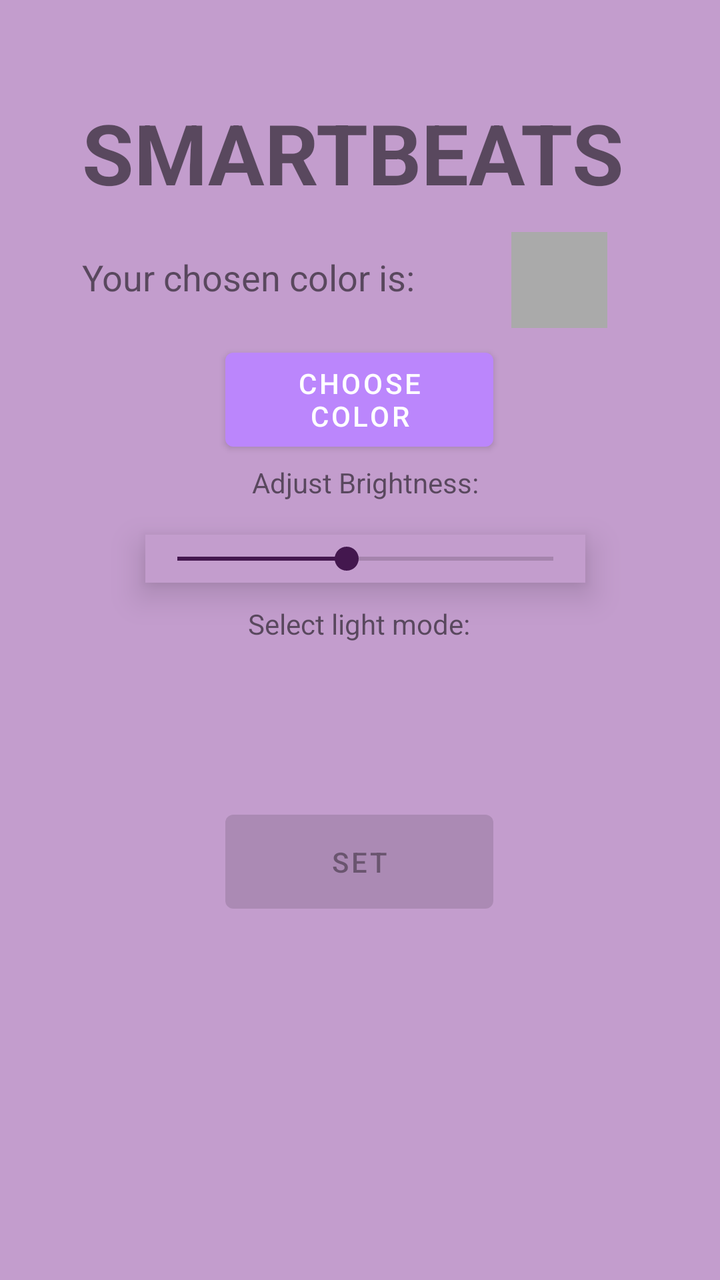
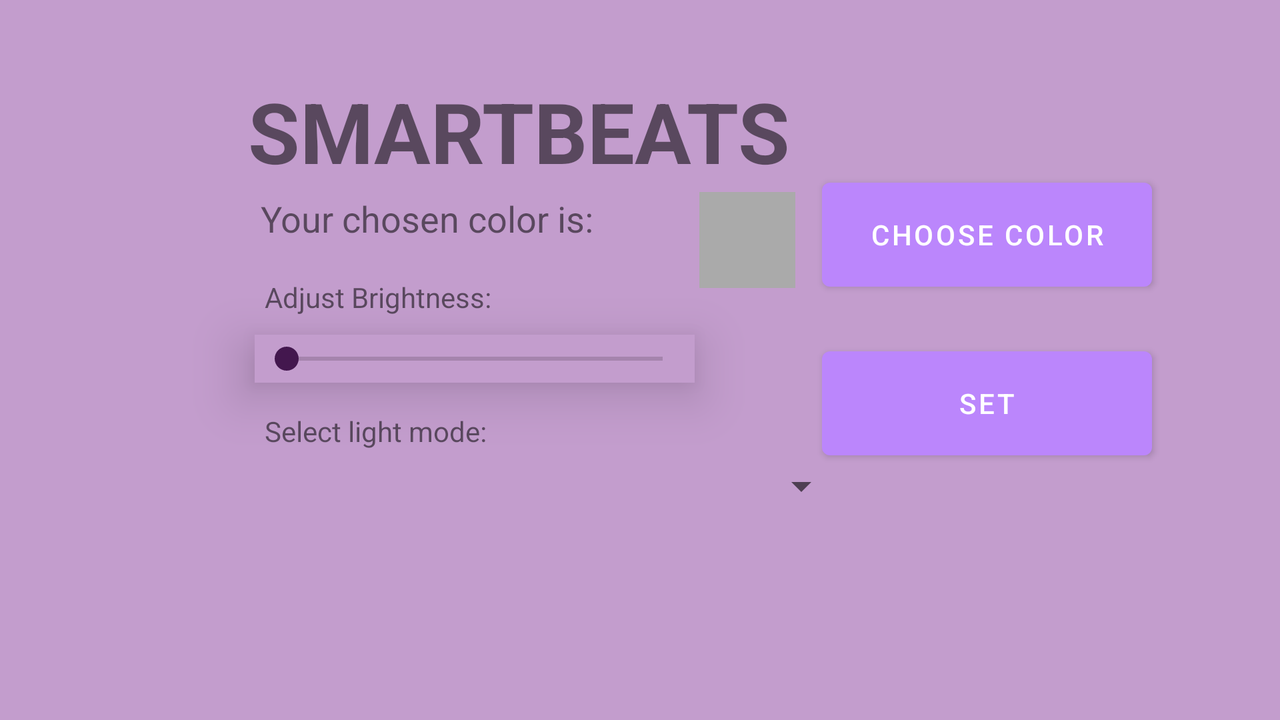

One screen, two layout resources from the same app: the default and the repository's alternative for another configuration. Each is rendered where Android would select it; the XML of both is given below.
<!-- AndroidManifest.xml: application theme SMARTBEATS -->
<!-- res/layout/fragment_lights.xml -->
<?xml version="1.0" encoding="utf-8"?>
<androidx.constraintlayout.widget.ConstraintLayout xmlns:android="http://schemas.android.com/apk/res/android"
    xmlns:app="http://schemas.android.com/apk/res-auto"
    xmlns:tools="http://schemas.android.com/tools"
    android:layout_width="match_parent"
    android:layout_height="match_parent"
    android:background="@color/lilac"
    android:gravity="center"
    android:orientation="vertical"
    tools:context=".ui.lights.LightsFragment">

    <TextView
        android:id="@+id/shalom_color_heading_tv"
        android:layout_width="wrap_content"
        android:layout_height="wrap_content"
        android:layout_gravity="center"
        android:text="@string/app_name"
        android:textSize="42sp"
        android:textStyle="bold"
        app:layout_constraintBottom_toBottomOf="parent"
        app:layout_constraintEnd_toEndOf="parent"
        app:layout_constraintHorizontal_bias="0.459"
        app:layout_constraintStart_toStartOf="parent"
        app:layout_constraintTop_toTopOf="parent"
        app:layout_constraintVertical_bias="0.082" />

    <Button
        android:id="@+id/shalom_color_choose_btn"
        android:layout_width="134dp"
        android:layout_height="59dp"
        android:layout_gravity="center"
        android:text="@string/choose_color"
        app:layout_constraintBottom_toBottomOf="parent"
        app:layout_constraintEnd_toEndOf="parent"
        app:layout_constraintHorizontal_bias="0.498"
        app:layout_constraintStart_toStartOf="parent"
        app:layout_constraintTop_toTopOf="parent"
        app:layout_constraintVertical_bias="0.293" />

    <TextView
        android:id="@+id/shalom_color_selected_tv"
        android:layout_width="wrap_content"
        android:layout_height="wrap_content"
        android:layout_gravity="center"
        android:layout_marginStart="4dp"
        android:text="@string/chosen_color"
        android:textSize="18sp"
        app:layout_constraintBottom_toBottomOf="parent"
        app:layout_constraintEnd_toEndOf="parent"
        app:layout_constraintHorizontal_bias="0.195"
        app:layout_constraintStart_toStartOf="parent"
        app:layout_constraintTop_toTopOf="parent"
        app:layout_constraintVertical_bias="0.205" />

    <View
        android:id="@+id/shalom_color_preview_view"
        android:layout_width="48dp"
        android:layout_height="48dp"
        android:layout_gravity="center"
        android:layout_marginStart="48dp"
        android:background="@android:color/darker_gray"
        app:layout_constraintBottom_toBottomOf="parent"
        app:layout_constraintEnd_toEndOf="parent"
        app:layout_constraintHorizontal_bias="0.0"
        app:layout_constraintStart_toEndOf="@+id/shalom_color_selected_tv"
        app:layout_constraintTop_toTopOf="parent"
        app:layout_constraintVertical_bias="0.196" />

    <Button
        android:id="@+id/shalom_color_set_btn"
        android:layout_width="134dp"
        android:layout_height="59dp"
        android:layout_gravity="center"
        android:text="@string/set"
        app:layout_constraintBottom_toBottomOf="parent"
        app:layout_constraintEnd_toEndOf="parent"
        app:layout_constraintHorizontal_bias="0.498"
        app:layout_constraintStart_toStartOf="parent"
        app:layout_constraintTop_toTopOf="parent"
        app:layout_constraintVertical_bias="0.691"
        android:enabled="false"/>

    <SeekBar
        android:id="@+id/shalom_color_brightness_seekBar"
        android:layout_width="220dp"
        android:layout_height="24dp"
        android:background="@color/lilac"
        android:elevation="10dp"
        android:max="100"
        android:progress="45"
        android:progressTint="@color/grape"
        android:thumbTint="@color/grape"
        app:layout_constraintBottom_toBottomOf="parent"
        app:layout_constraintEnd_toEndOf="parent"
        app:layout_constraintHorizontal_bias="0.518"
        app:layout_constraintStart_toStartOf="parent"
        app:layout_constraintTop_toTopOf="parent"
        app:layout_constraintVertical_bias="0.434" />

    <TextView
        android:id="@+id/shalom_color_adjust_tv"
        android:layout_width="wrap_content"
        android:layout_height="wrap_content"
        android:text="@string/adjust_bright"
        app:layout_constraintBottom_toBottomOf="parent"
        app:layout_constraintEnd_toEndOf="parent"
        app:layout_constraintHorizontal_bias="0.511"
        app:layout_constraintStart_toStartOf="parent"
        app:layout_constraintTop_toTopOf="parent"
        app:layout_constraintVertical_bias="0.373" />

    <Spinner
        android:id="@+id/shalom_color_lights_spinner"
        android:layout_width="395dp"
        android:layout_height="99dp"
        android:layout_marginStart="8dp"
        app:layout_constraintBottom_toBottomOf="parent"
        app:layout_constraintStart_toStartOf="parent"
        app:layout_constraintTop_toTopOf="parent"
        app:layout_constraintVertical_bias="0.579" />

    <TextView
        android:id="@+id/shalom_color_lightmode_tv"
        android:layout_width="wrap_content"
        android:layout_height="wrap_content"
        android:text="@string/select_mode"
        app:layout_constraintBottom_toBottomOf="parent"
        app:layout_constraintEnd_toEndOf="parent"
        app:layout_constraintHorizontal_bias="0.498"
        app:layout_constraintStart_toStartOf="parent"
        app:layout_constraintTop_toTopOf="parent"
        app:layout_constraintVertical_bias="0.487" />

</androidx.constraintlayout.widget.ConstraintLayout>
<!-- resources referenced by this layout -->
<resources>
  <color name="grape">#43174E</color>
  <color name="lilac">#C39DCD</color>
  <string name="adjust_bright">Adjust Brightness:</string>
  <string name="app_name">SMARTBEATS</string>
  <string name="choose_color">Choose Color</string>
  <string name="chosen_color">Your chosen color is:</string>
  <string name="select_mode">Select light mode:</string>
  <string name="set">Set</string>
  <style name="SMARTBEATS" parent="Theme.MaterialComponents.DayNight.DarkActionBar">
          
          <item name="colorPrimary">@color/purple_200</item>
          <item name="colorPrimaryVariant">@color/purple_700</item>
          <item name="colorOnPrimary">@color/white</item>
          
          <item name="colorSecondary">@color/teal_200</item>
          <item name="colorSecondaryVariant">#127C80</item>
          <item name="colorOnSecondary">@color/white</item>
          
          <item name="android:statusBarColor" tools:targetApi="l">?attr/colorPrimaryVariant</item>
          
  
          <item name="bottomNavigationStyle">@style/Widget.MaterialComponents.BottomNavigationView.Colored</item>
  
      </style>
  <color name="purple_200">#FFBB86FC</color>
  <color name="purple_700">#6E52AE</color>
  <color name="white">#FFFFFFFF</color>
  <color name="teal_200">#FF03DAC5</color>
</resources>
<!-- res/layout-land/fragment_lights.xml (the repository's variant of the layout above) -->
<!-- drawn on the phone turned sideways -->
<?xml version="1.0" encoding="utf-8"?>
<androidx.constraintlayout.widget.ConstraintLayout xmlns:android="http://schemas.android.com/apk/res/android"
    xmlns:app="http://schemas.android.com/apk/res-auto"
    xmlns:tools="http://schemas.android.com/tools"
    android:layout_width="match_parent"
    android:layout_height="match_parent"
    android:background="@color/lilac"
    android:gravity="center"
    android:orientation="horizontal"
    tools:context=".ui.lights.LightsFragment">

    <TextView
        android:id="@+id/shalom_color_heading_tv"
        android:layout_width="wrap_content"
        android:layout_height="wrap_content"
        android:layout_gravity="center"
        android:text="@string/app_name"
        android:textSize="42sp"
        android:textStyle="bold"
        app:layout_constraintBottom_toBottomOf="parent"
        app:layout_constraintEnd_toEndOf="parent"
        app:layout_constraintHorizontal_bias="0.336"
        app:layout_constraintStart_toStartOf="parent"
        app:layout_constraintTop_toTopOf="parent"
        app:layout_constraintVertical_bias="0.123" />

    <Button
        android:id="@+id/shalom_color_choose_btn"
        android:layout_width="165dp"
        android:layout_height="64dp"
        android:layout_gravity="center"
        android:text="@string/choose_color"
        app:layout_constraintBottom_toBottomOf="parent"
        app:layout_constraintEnd_toEndOf="parent"
        app:layout_constraintHorizontal_bias="0.865"
        app:layout_constraintStart_toStartOf="parent"
        app:layout_constraintTop_toTopOf="parent"
        app:layout_constraintVertical_bias="0.288" />

    <TextView
        android:id="@+id/shalom_color_selected_tv"
        android:layout_width="wrap_content"
        android:layout_height="wrap_content"
        android:layout_gravity="center"
        android:layout_marginStart="4dp"
        android:text="@string/chosen_color"
        android:textSize="18sp"
        app:layout_constraintBottom_toBottomOf="parent"
        app:layout_constraintEnd_toEndOf="parent"
        app:layout_constraintHorizontal_bias="0.269"
        app:layout_constraintStart_toStartOf="parent"
        app:layout_constraintTop_toTopOf="parent"
        app:layout_constraintVertical_bias="0.289" />

    <View
        android:id="@+id/shalom_color_preview_view"
        android:layout_width="48dp"
        android:layout_height="48dp"
        android:layout_gravity="center"
        android:layout_marginStart="48dp"
        android:background="@android:color/darker_gray"
        app:layout_constraintBottom_toBottomOf="parent"
        app:layout_constraintEnd_toEndOf="parent"
        app:layout_constraintHorizontal_bias="0.019"
        app:layout_constraintStart_toEndOf="@+id/shalom_color_selected_tv"
        app:layout_constraintTop_toTopOf="parent"
        app:layout_constraintVertical_bias="0.308" />


    <Button
        android:id="@+id/shalom_color_set_btn"
        android:layout_width="165dp"
        android:layout_height="64dp"
        android:layout_gravity="center"
        android:text="@string/set_color"
        app:layout_constraintBottom_toBottomOf="parent"
        app:layout_constraintEnd_toEndOf="parent"
        app:layout_constraintHorizontal_bias="0.865"
        app:layout_constraintStart_toStartOf="parent"
        app:layout_constraintTop_toTopOf="parent"
        app:layout_constraintVertical_bias="0.573" />

    <SeekBar
        android:id="@+id/shalom_color_brightness_seekBar"
        android:layout_width="220dp"
        android:layout_height="24dp"
        android:background="@color/lilac"
        android:elevation="16dp"
        android:progressTint="@color/grape"
        android:thumbTint="@color/grape"
        app:layout_constraintBottom_toBottomOf="parent"
        app:layout_constraintEnd_toEndOf="parent"
        app:layout_constraintHorizontal_bias="0.303"
        app:layout_constraintStart_toStartOf="parent"
        app:layout_constraintTop_toTopOf="parent"
        app:layout_constraintVertical_bias="0.498" />

    <TextView
        android:id="@+id/shalom_color_adjust_tv"
        android:layout_width="wrap_content"
        android:layout_height="wrap_content"
        android:text="@string/adjust_bright"
        app:layout_constraintBottom_toBottomOf="parent"
        app:layout_constraintEnd_toEndOf="parent"
        app:layout_constraintHorizontal_bias="0.251"
        app:layout_constraintStart_toStartOf="parent"
        app:layout_constraintTop_toTopOf="parent"
        app:layout_constraintVertical_bias="0.408" />

    <Spinner
        android:id="@+id/shalom_color_lights_spinner"
        android:layout_width="329dp"
        android:layout_height="31dp"
        app:layout_constraintBottom_toBottomOf="parent"
        app:layout_constraintEnd_toEndOf="parent"
        app:layout_constraintHorizontal_bias="0.308"
        app:layout_constraintStart_toStartOf="parent"
        app:layout_constraintTop_toTopOf="parent"
        app:layout_constraintVertical_bias="0.692" />

    <TextView
        android:id="@+id/shalom_color_lightmode_tv"
        android:layout_width="wrap_content"
        android:layout_height="wrap_content"
        android:text="@string/select_mode"
        app:layout_constraintBottom_toBottomOf="parent"
        app:layout_constraintEnd_toEndOf="parent"
        app:layout_constraintHorizontal_bias="0.25"
        app:layout_constraintStart_toStartOf="parent"
        app:layout_constraintTop_toTopOf="parent"
        app:layout_constraintVertical_bias="0.604" />

</androidx.constraintlayout.widget.ConstraintLayout>
<!-- resources referenced by the variant -->
<!-- as the phone turned sideways resolves them -->
<resources>
  <color name="grape">#43174E</color>
  <color name="lilac">#C39DCD</color>
  <string name="adjust_bright">Adjust Brightness:</string>
  <string name="app_name">SMARTBEATS</string>
  <string name="choose_color">Choose Color</string>
  <string name="chosen_color">Your chosen color is:</string>
  <string name="select_mode">Select light mode:</string>
  <string name="set_color">Set</string>
  <style name="SMARTBEATS" parent="Theme.MaterialComponents.DayNight.DarkActionBar">
          
          <item name="colorPrimary">@color/purple_200</item>
          <item name="colorPrimaryVariant">@color/purple_700</item>
          <item name="colorOnPrimary">@color/white</item>
          
          <item name="colorSecondary">@color/teal_200</item>
          <item name="colorSecondaryVariant">#127C80</item>
          <item name="colorOnSecondary">@color/white</item>
          
          <item name="android:statusBarColor" tools:targetApi="l">?attr/colorPrimaryVariant</item>
          
  
          <item name="bottomNavigationStyle">@style/Widget.MaterialComponents.BottomNavigationView.Colored</item>
  
      </style>
  <color name="purple_200">#FFBB86FC</color>
  <color name="purple_700">#6E52AE</color>
  <color name="white">#FFFFFFFF</color>
  <color name="teal_200">#FF03DAC5</color>
</resources>
